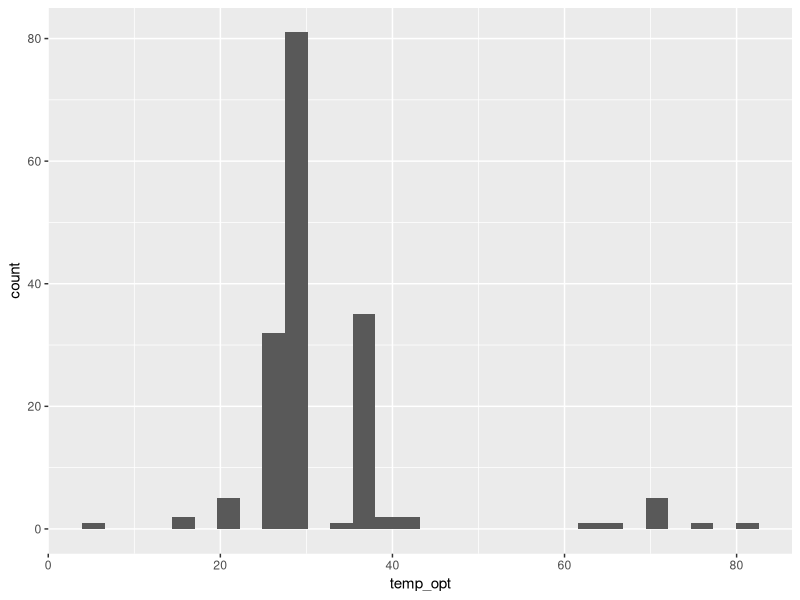
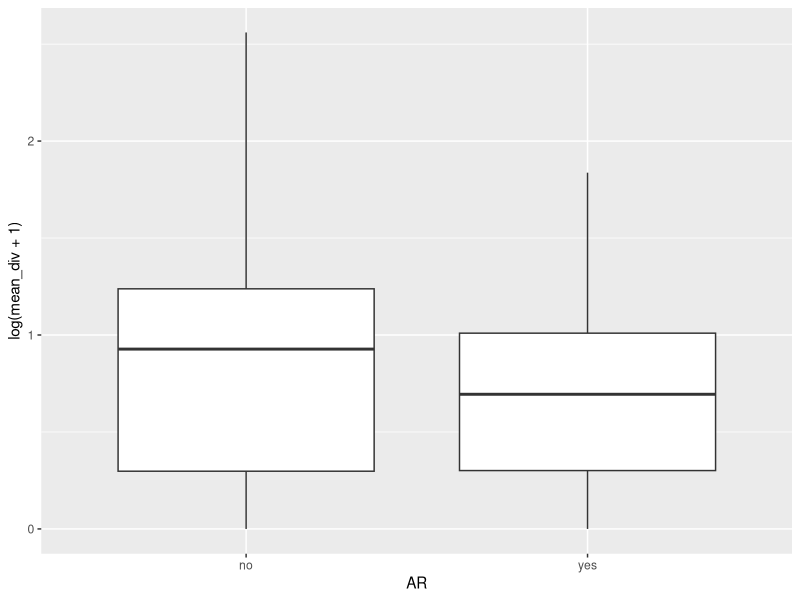
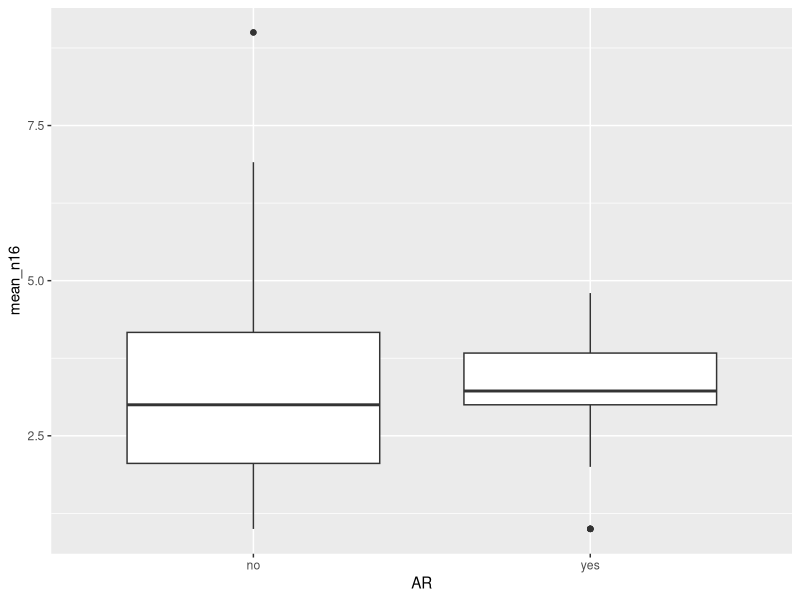
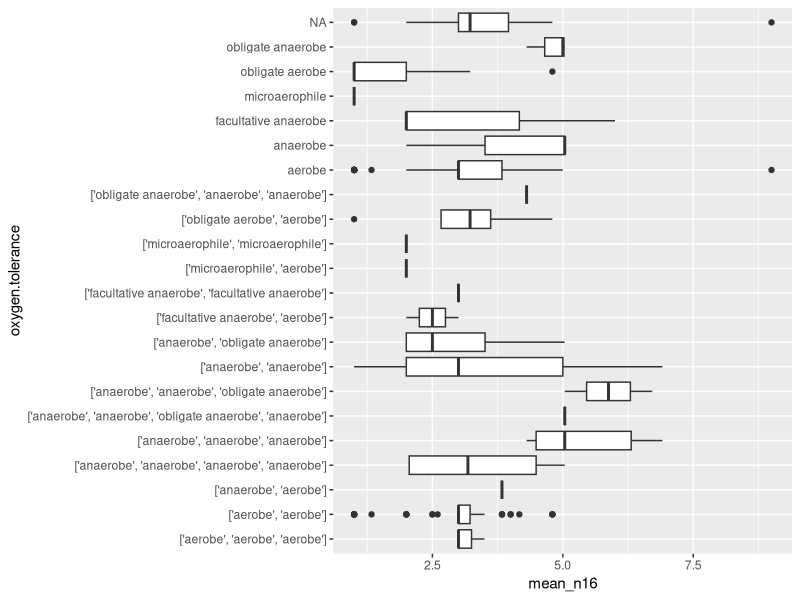
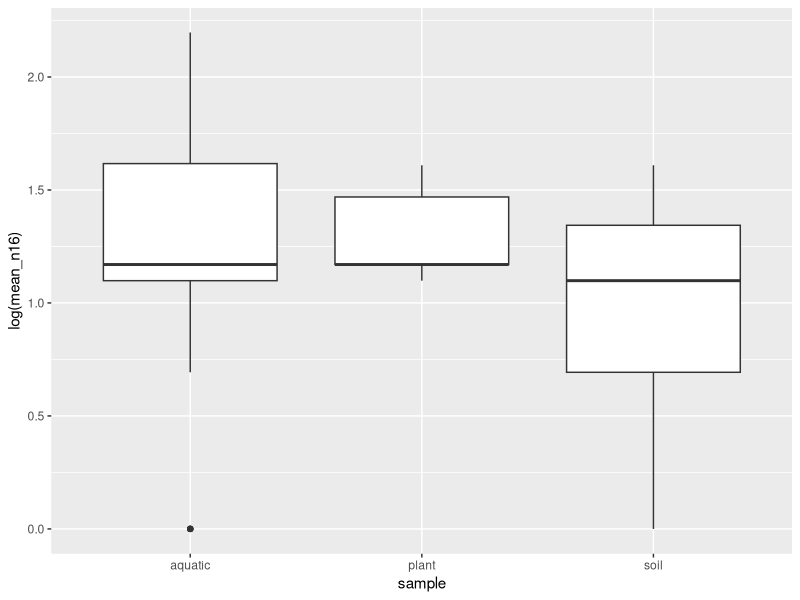
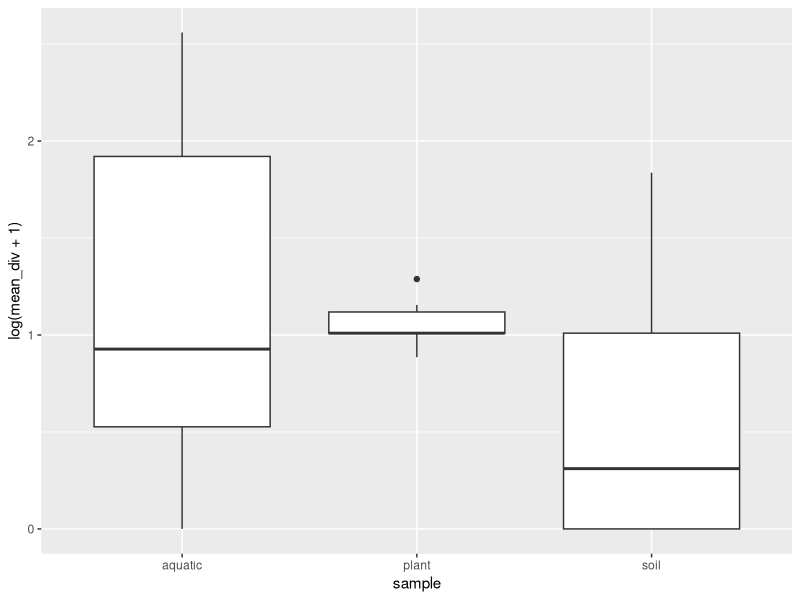
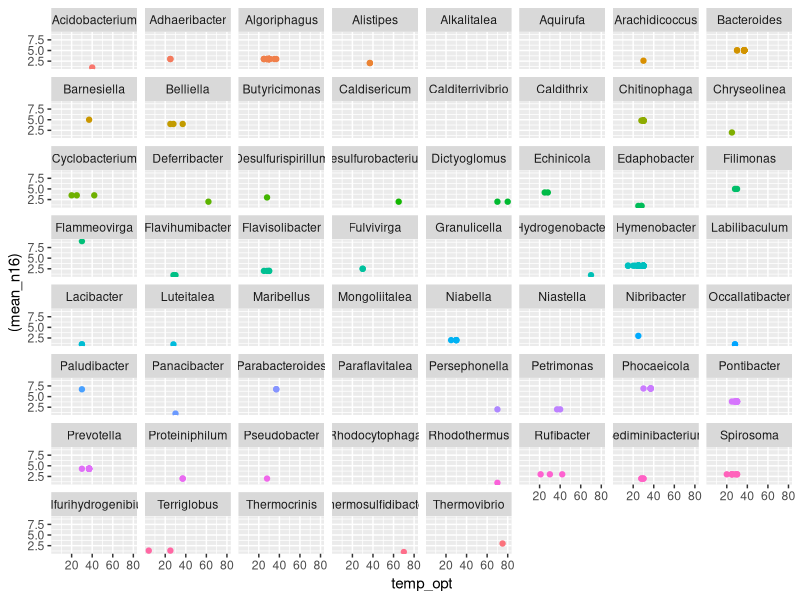
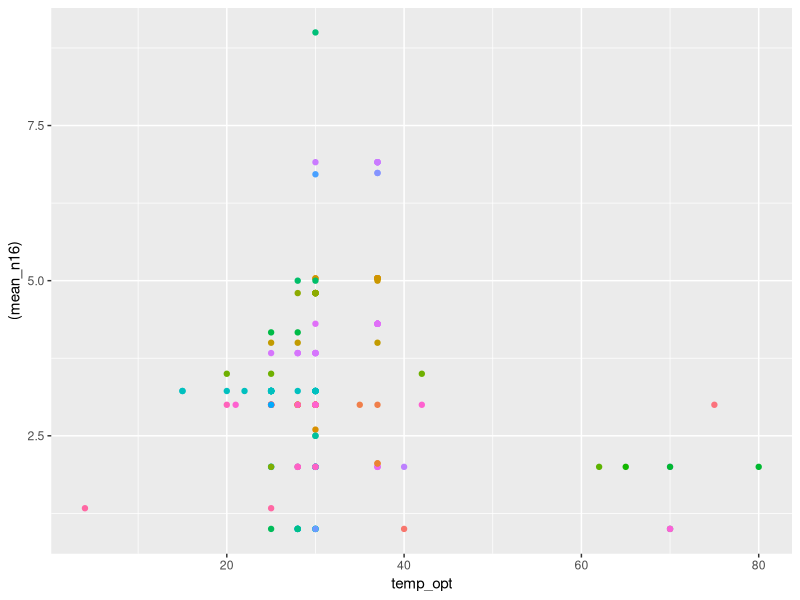

Write the R code that produced these figures, in order.

library("tidyverse")

# Read in the output format
D <- read.csv("../data/EnvInfooutput.csv")

D <- replace(D, D == "", NA)
D <- filter(D, !is.na(optimum))
D_small <- mutate(D, temp_opt=as.integer(range)) %>% 
  select(!c(X,optimum,range))

ggplot(D_small) +
  geom_histogram(aes(x=temp_opt))

# some extramophiles
filter(D_small, temp_opt > 60)


# Read in the data from ribdif
ribdif_dat <- read.csv("../../makingNewInfo/gcf_n16s_genus.csv")
# find mean of number of 16s and total dif
# TODO maybe not mean but for each but needs more work
ribdif_genus_info= group_by(ribdif_dat, genus) %>% 
  summarise(mean_n16 = mean(number_16s), mean_div = mean(total_div), nspecies = mean(n_species))

ribdif_genus_info <- rename(ribdif_genus_info)

# Join the two datasets
D_joined <- left_join(D_small, ribdif_genus_info, by="genus")
D_joined <- filter(D_joined, mean_n16 > 0)

D_joined <- mutate(D_joined, AR = factor(ifelse(is.na(is.resistant), "no","yes")))
# Less div -> needs selected AR ribosomes
ggplot(D_joined) +
  geom_boxplot(aes(x=AR, y=log(mean_div+1)))

# Lower 16s ribosome -> often C-selected: do not change much in terms of conditons.. 
# AKA do not need large amount of changebility
ggplot(D_joined) +
  geom_boxplot(aes(x=AR, y=mean_n16))

# could be something
ggplot(D_joined) +
  geom_boxplot(aes(y=oxygen.tolerance, x=mean_n16))
# Sig
fit <- lm(log10(mean_div+1) ~ AR, data=D_joined)
anova(fit)

#sig
fit <- lm(log(mean_n16+1) ~ AR, data=D_joined)
anova(fit)

D_test <- D_joined %>% filter(!is.na(soil.counts), !is.na(aquatic.counts),!is.na(plant.counts)) 

# What is
which_sample <- function(soil,aquatic,plant){
  if (soil > aquatic && soil > plant){
    return("soil")
    }
  else if (aquatic > soil && aquatic > plant){
    return("aquatic")
    }
  else if (plant > aquatic && plant > soil){
    return("plant")}
  else {
    return("none")

    }
  }

# Does work
tst <- mutate(D_test, sample = pmap_chr(list(soil.counts, aquatic.counts,plant.counts),which_sample))

tst <- filter(tst, sample != "none")

ggplot(tst) +
  geom_boxplot(aes(y=log(mean_n16), x=sample))

ggplot(tst) +
  geom_boxplot(aes(y=log(mean_div+1), x=sample))
# Sig !! between types of sample
fit <- lm(mean_div ~ sample, data=tst)
anova(fit)

# BIG sig
fit <- lm(mean_n16 ~ sample, data=tst)
anova(fit)




# It seems to be kinda genus specific. BUT THATS BEcause we took mean n16
ggplot(D_joined) + 
  geom_point(aes(x=temp_opt,y=(mean_n16), col = genus)) +
  theme(legend.position="none") +
  facet_wrap(~genus)

ggplot(D_joined) + 
  geom_point(aes(x=temp_opt,y=(mean_n16), col = genus)) +
  theme(legend.position="none")

ggplot(D_joined) + 
  geom_point(aes(x=(mean_n16),y=(mean_div), col = genus)) +
  theme(legend.position="none")

ggplot(D_joined) + 
  geom_point(aes(x=(temp_opt),y=log(mean_div), col = mean_n16)) 



D_motil <- mutate(D_joined, motility = factor(motility)) %>% 
  filter(motility %in% c("no","yes"))


# Motility seems to have no effect' But with big it might
ggplot(D_motil) +
  geom_boxplot(aes(x=motility, y=log(mean_n16)))

# sig
fit <- lm(log(mean_n16) ~ motility, data=D_motil)
anova(fit)
par(mfrow=c(2,2))
plot(fit)

# Gram or not #### 
D_gram <- mutate(D_joined, gram = factor(gram.stain)) %>% 
  filter(gram %in% c("positive", "negative"))
str(D_gram)

# There is sig but it might just be due to taxonomy relationship
# would be good idea to take more tax data into consideration
ggplot(D_gram) +
  geom_boxplot(aes(x=gram, y=log(mean_n16)))
fit <- lm(log(mean_n16) ~ gram, data=D_gram)
# it also has
anova(fit)
#par(mfrow=c(2,2))
#plot(fit)


## More VIRKER IKKE alle df == 1
D_gram_mortil <- mutate(D_motil, gram = factor(gram.stain)) %>% 
  filter(gram %in% c("positive", "negative")) %>% 
  filter(!is.na(temp_opt)) %>% 
  mutate(mean_n16 = as.numeric(mean_n16),
         temp_opt = as.numeric(temp_opt))

str(D_gram_mortil)

fit <- lm(log(mean_n16) ~ temp_opt + gram + motility + gram:temp_opt , data=D_gram_mortil)
anova(fit)
fit2 <- step(fit, k=log(nrow(D_gram_mortil)))
library(car)
anova(fit2)
#plot(fit2)

ggplot(D_gram) +
  geom_point(aes(x=temp_opt, y=log(mean_n16),col=gram))


fit <- lm(mean_n16 ~ temp_opt ,data = D_gram_mortil)
Anova(fit)

sml <- mutate(D_gram_mortil, log_std_n16 = (log(mean_n16) - mean(log(mean_n16)))/sd(log(mean_n16)),
              std_temp = (temp_opt - mean(temp_opt))/sd(temp_opt)
              )
ggplot(sml) +
  geom_point(aes(x=std_temp, y=log_std_n16))



### Does nspecies have effect:: NO
ggplot(D_joined) +
  geom_point(aes(x=log(nspecies), y=log(mean_div)))

ggplot(D_joined) +
  geom_point(aes(x=log(mean_div+1), y=log(mean_n16+1))) +
  geom_smooth(aes(x=log(mean_div+1), y=log(mean_n16+1)),method = lm)



